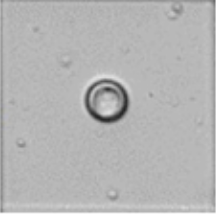
#> input picture raw_data/microscope_images/original_0h.png, 216 x 214 px, found by its file name
$ python heatmap_from_original.py
#> lines starting #> are read from the running program, lines starting #| are printed output that depends on the picture; after the words box and inside, x2 and y2 are one past the last pixel; in counts of white or black regions, pixels touching at a corner belong together
"""
Cancer Cell Migration Heatmap Generator
Works directly from raw microscope images — no pre-recognized images needed.

Pipeline:
  original image → grayscale → Otsu threshold → morphological cleanup
  → hole fill → Gaussian density → 3D surface + 2D inset

Usage (run from your Cancer_Research folder):
  python scripts/heatmap_from_original.py

Install dependencies once:
  pip install opencv-python numpy matplotlib scipy pillow
"""

import cv2
import numpy as np
import matplotlib
matplotlib.use("Agg")
import matplotlib.pyplot as plt
from matplotlib import cm
from mpl_toolkits.mplot3d import Axes3D  # noqa
from scipy.ndimage import gaussian_filter
from PIL import Image
import os

# ─────────────────────────────────────────────────────────────────────────────
# CONFIGURATION — edit these
# ─────────────────────────────────────────────────────────────────────────────

IMAGE_PAIRS = [
    {
        "original":  "raw_data/microscope_images/original_0h.png",
        "timepoint": "0 h",
        "sigma": 12,      # smoothing: larger = broader peak
    },
    {
        "original":  "raw_data/microscope_images/original_96h.png",
        "timepoint": "96 h",
        "sigma": 6,
    },
    # Add more timepoints here:
    # { "original": "raw_data/microscope_images/original_24h.png", "timepoint": "24 h", "sigma": 10 },
    # { "original": "raw_data/microscope_images/original_48h.png", "timepoint": "48 h", "sigma": 8  },
]

OUTPUT_DIR = "outputs/heatmaps"
GRID_SIZE  = 100     # density map resolution (paper uses 100×100)
MIN_CELL_AREA = 100  # minimum pixel area to count as a cell (filters noise)

# ─────────────────────────────────────────────────────────────────────────────
# SEGMENTATION
# ─────────────────────────────────────────────────────────────────────────────

def segment_cells(image_path: str) -> np.ndarray:
    """
    Extract binary cell mask from a raw brightfield microscope image.
    Cells appear darker than the background in brightfield.
    Returns float32 array: 1.0 = cell, 0.0 = background.
    """
    # Load as grayscale
    img = np.array(Image.open(image_path).convert("L"))

    # Step 1: Gaussian blur — removes camera noise before thresholding
    blurred = cv2.GaussianBlur(img, (7, 7), 2)

    # Step 2: Otsu thresholding — automatically finds the best threshold
    # THRESH_BINARY_INV: dark pixels (cells) become white (1), background becomes black (0)
    _, binary = cv2.threshold(
        blurred, 0, 255,
        cv2.THRESH_BINARY_INV + cv2.THRESH_OTSU
    )
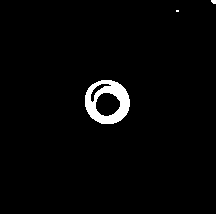
#> binary: shape (214, 216); 2.4% white; 3 white regions (2 under 20 px), largest, box (x1, y1, x2, y2) and area: (85, 80, 130, 124) 1079

    # Step 3: Morphological closing — closes small gaps between cell borders
    kernel = cv2.getStructuringElement(cv2.MORPH_ELLIPSE, (5, 5))
    closed  = cv2.morphologyEx(binary, cv2.MORPH_CLOSE,  kernel, iterations=3)
#> closed: shape (214, 216); 2.6% white; 3 white regions (2 under 20 px), largest, box (x1, y1, x2, y2) and area: (85, 80, 130, 124) 1182
    dilated = cv2.morphologyEx(closed, cv2.MORPH_DILATE, kernel, iterations=2)
#> dilated: shape (214, 216); 4.7% white; 3 white regions, box (x1, y1, x2, y2) and area: (81, 76, 134, 128) 2048, (172, 6, 183, 16) 86, (207, 0, 216, 8) 59

    # Step 4: Flood-fill from corner to find true background,
    # then invert to fill holes inside cell clusters
    filled = dilated.copy()
    h, w   = filled.shape
#> h = 214; w = 216
    ffmask = np.zeros((h + 2, w + 2), np.uint8)
    cv2.floodFill(filled, ffmask, (0, 0), 255)
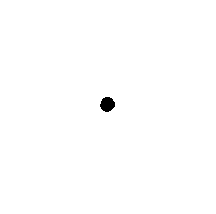
#> filled: shape (214, 216); 99.6% white; 1 black region, box (x1, y1, x2, y2) and area: (100, 97, 115, 112) 169
    filled_inv = cv2.bitwise_not(filled)
    result     = dilated | filled_inv
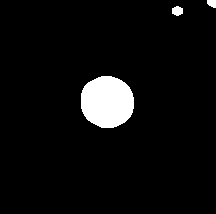
#> result: shape (214, 216); 5.1% white; 3 white regions

    # Step 5: Keep only contours larger than MIN_CELL_AREA (removes dust/noise)
    contours, _ = cv2.findContours(result, cv2.RETR_EXTERNAL, cv2.CHAIN_APPROX_SIMPLE)
#> contours = 3 contours; box (x1, y1, x2, y2) and area: (81, 76, 134, 128) 2141, (172, 6, 183, 16) 70, (207, 0, 216, 8) 45
    final = np.zeros_like(result)
    kept  = 0
    for c in contours:
        if cv2.contourArea(c) > MIN_CELL_AREA:
            cv2.drawContours(final, [c], -1, 255, -1)
            kept += 1
#> this loop made 3 passes
#> kept on pass 1: 1
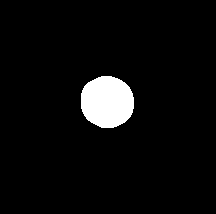
#> final: shape (214, 216); 4.8% white; 1 white region, box (x1, y1, x2, y2) and area: (81, 76, 134, 128) 2217
#> after the loop, kept = 1

    print(f"  Contours detected: {len(contours)}, kept after size filter: {kept}")
#|   Contours detected: 3, kept after size filter: 1
    print(f"  Cell pixels: {(final > 0).sum()}")
#|   Cell pixels: 2217

    return (final > 0).astype(np.float32)


# ─────────────────────────────────────────────────────────────────────────────
# DENSITY MAP
# ─────────────────────────────────────────────────────────────────────────────

def mask_to_density(mask: np.ndarray,
                    grid_size: int = GRID_SIZE,
                    sigma: float = 10) -> np.ndarray:
    """
    Resize binary mask → grid_size × grid_size,
    apply Gaussian smoothing → continuous probability-density surface,
    normalise to [0, 1].
    """
#> called with grid_size = 100, sigma = 12
    small   = cv2.resize(mask, (grid_size, grid_size), interpolation=cv2.INTER_AREA)
    density = gaussian_filter(small, sigma=sigma)
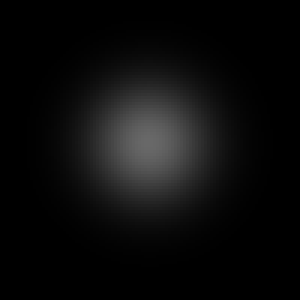
#> density: shape (100, 100) float32 (shown 3 times larger); min 3.17e-07, max 0.411, mean 0.048
    dmax    = density.max()
#> dmax = 0.411
    if dmax > 0:
        density /= dmax
    return density


# ─────────────────────────────────────────────────────────────────────────────
# FIGURE
# ─────────────────────────────────────────────────────────────────────────────

def make_heatmap_figure(density: np.ndarray,
                        timepoint: str,
                        out_path: str):
    """
    Publication-style figure matching Figure 3D of Huang et al. 2023:
      • 3D surface plot (jet colormap)
      • 2D top-down inset (top-right)
      • Colorbars for both
    """
#> called with timepoint = '0 h', out_path = 'outputs/heatmaps/heatmap_0h.png'
    n = density.shape[0]
#> n = 100
    x = np.linspace(0, n, n)
#> x = 100 values from 0 to 100
    y = np.linspace(0, n, n)
#> y = 100 values from 0 to 100
    X, Y = np.meshgrid(x, y)

    fig = plt.figure(figsize=(7, 6), dpi=150)
    fig.patch.set_facecolor("white")

    # ── 3D surface ────────────────────────────────────────────────────────────
    ax3d = fig.add_axes([0.02, 0.02, 0.72, 0.92], projection="3d")
    cmap = cm.jet

    surf = ax3d.plot_surface(
        X, Y, density,
        cmap=cmap, linewidth=0, antialiased=True,
        rcount=100, ccount=100,
    )
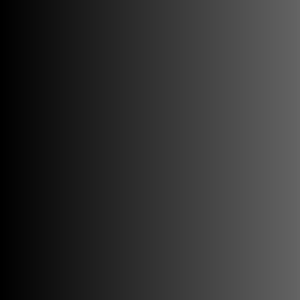
#> X: shape (100, 100) float64 (shown 3 times larger); min 0, max 100, mean 50

    ax3d.set_xlim(0, n); ax3d.set_ylim(0, n); ax3d.set_zlim(0, 1)
    ax3d.set_xticks([0, n // 2, n])
    ax3d.set_yticks([0, n // 2, n])
    ax3d.set_zticks([0, 0.2, 0.4, 0.6, 0.8, 1.0])
    ax3d.tick_params(labelsize=7)

    for pane in [ax3d.xaxis.pane, ax3d.yaxis.pane, ax3d.zaxis.pane]:
        pane.fill = False
        pane.set_edgecolor("lightgrey")
    ax3d.grid(True, color="lightgrey", linewidth=0.4)
    ax3d.view_init(elev=28, azim=-55)

    cbar3d = fig.colorbar(surf, ax=ax3d, shrink=0.5, aspect=12,
                          pad=0.0, location="left")
    cbar3d.set_ticks([0, 0.2, 0.4, 0.6, 0.8, 1.0])
    cbar3d.ax.tick_params(labelsize=7)

    ax3d.text2D(0.02, 0.95, timepoint, transform=ax3d.transAxes,
                fontsize=11, fontweight="bold", va="top")

    # ── 2D inset ──────────────────────────────────────────────────────────────
    ax2d = fig.add_axes([0.70, 0.52, 0.26, 0.40])
    im2d = ax2d.imshow(density, cmap=cmap, origin="upper",
                       vmin=0, vmax=1, extent=[0, n, n, 0])
    ax2d.set_xlim(0, n); ax2d.set_ylim(n, 0)
    ax2d.set_xticks([0, n]); ax2d.set_yticks([0, n])
    ax2d.tick_params(labelsize=6)
    for spine in ax2d.spines.values():
        spine.set_linewidth(0.6)

    cbar2d = fig.colorbar(im2d, ax=ax2d, shrink=0.9, aspect=10, pad=0.04)
    cbar2d.set_ticks([0, 0.2, 0.4, 0.6, 0.8, 1.0])
    cbar2d.ax.tick_params(labelsize=6)

    # ── Save ──────────────────────────────────────────────────────────────────
    os.makedirs(os.path.dirname(out_path), exist_ok=True)
    plt.savefig(out_path, dpi=150, bbox_inches="tight", facecolor="white")
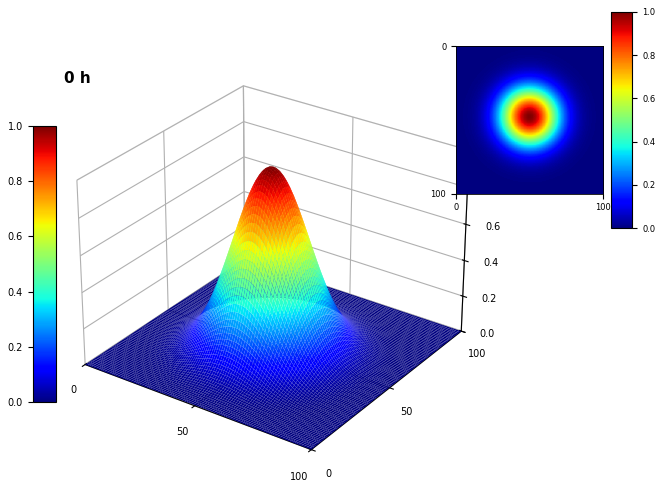
#> figure drawn by matplotlib, 4 panels
    plt.close(fig)
    print(f"  Saved → {out_path}")


# ─────────────────────────────────────────────────────────────────────────────
# MAIN
# ─────────────────────────────────────────────────────────────────────────────

def main():
    print("=" * 55)
    print("  Cancer Cell Heatmap — from raw microscope images")
    print("=" * 55)

    os.makedirs(OUTPUT_DIR, exist_ok=True)

    for entry in IMAGE_PAIRS:
        ori_path = entry["original"]
        tp       = entry["timepoint"]
        sigma    = entry.get("sigma", 10)
        tag      = tp.replace(" ", "")

        print(f"\n[{tp}]")

        if not os.path.exists(ori_path):
            print(f"  WARNING: {ori_path} not found — skipping.")
            continue

        # Segment cells from raw image
        mask = segment_cells(ori_path)

        if mask.sum() == 0:
            print("  WARNING: no cells detected. Try lowering MIN_CELL_AREA.")
            continue

        # Convert to density map
        density = mask_to_density(mask, grid_size=GRID_SIZE, sigma=sigma)
        print(f"  Gaussian sigma: {sigma}")

        # Generate figure
        out_path = os.path.join(OUTPUT_DIR, f"heatmap_{tag}.png")
        make_heatmap_figure(density, tp, out_path)
#> pass 2 of the loop in main, `for entry in IMAGE_PAIRS:`:
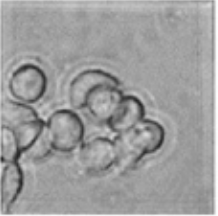
#> input picture raw_data/microscope_images/original_96h.png, 218 x 216 px, found by its file name
#> img: shape (216, 218)
#> blurred: shape (216, 218)
#> in segment_cells (call 2), `_, binary = cv2.threshold( blurred, 0, 255, cv2.THRESH_BINARY_INV + cv..`:
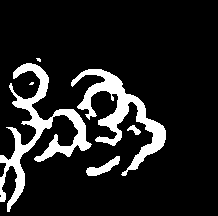
#> binary: shape (216, 218); 12.9% white; 6 white regions (2 under 20 px), largest, box (x1, y1, x2, y2) and area: (0, 63, 92, 212) 3077, (71, 69, 166, 176) 2640, (86, 156, 120, 176) 273, (127, 125, 141, 135) 68
#> kernel = [[0, 0, 1, 0, 0], [1, 1, 1, 1, 1], [1, 1, 1, 1, 1], [1, 1, 1, 1, 1], [0, 0, 1, 0, 0]]
#> closed: shape (216, 218); 17.8% white; 1 white region, box (x1, y1, x2, y2) and area: (0, 58, 166, 212) 8381
#> dilated: shape (216, 218); 28% white; 1 white region, box (x1, y1, x2, y2) and area: (0, 54, 170, 216) 13182
#> filled: shape (216, 218); 98.4% white; 7 black regions (1 under 20 px), largest, box (x1, y1, x2, y2) and area: (56, 119, 72, 142) 228, (95, 95, 112, 114) 215, (17, 75, 32, 95) 172, (90, 126, 100, 136) 68, (24, 128, 31, 136) 38, (0, 206, 7, 216) 34
#> result: shape (216, 218); 29.6% white; 1 white region
#> contours = 1 contour; box (x1, y1, x2, y2) and area: (0, 54, 170, 216) 13518
#> the loop in segment_cells (call 2), `for c in contours:` made 1 pass
#> after the loop in segment_cells (call 2), `for c in contours:`: kept = 1
#|   Contours detected: 1, kept after size filter: 1
#|   Cell pixels: 13955
#> in make_heatmap_figure (call 2), `plt.savefig(out_path, dpi=150, bbox_inches="tight", facecolor="white")`:
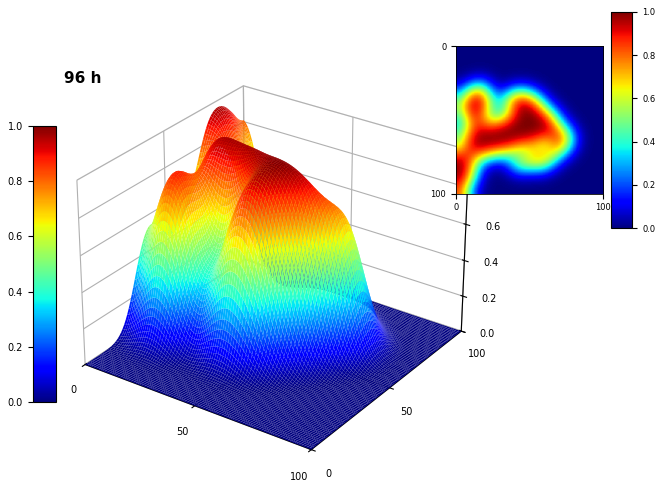
#> figure drawn by matplotlib, 4 panels

    print(f"\nDone. Outputs in: {OUTPUT_DIR}/")


if __name__ == "__main__":
    main()
